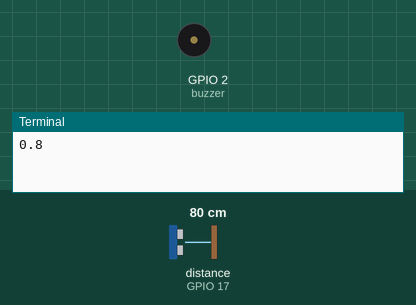
Simulated run of this program. Board: Raspberry Pi (BCM pin numbers). Parts: buzzer (waves = sounding, pin HIGH), the last lines printed to the terminal. Inputs (shaded band) come from the test bench; at power-on: distance to the obstacle (sensor on GPIO 17) 80 cm. The echo pulse lasts 58.3 µs per cm.

Above: at 1.2 s.
1.3 s: distance to the obstacle (sensor on GPIO 17) set to 196 cm
3.6 s: distance to the obstacle (sensor on GPIO 17) set to 204 cm
At 4.9 s:
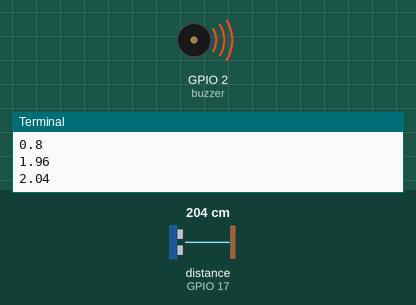
5.9 s: distance to the obstacle (sensor on GPIO 17) set to 2 cm
At 7.6 s:
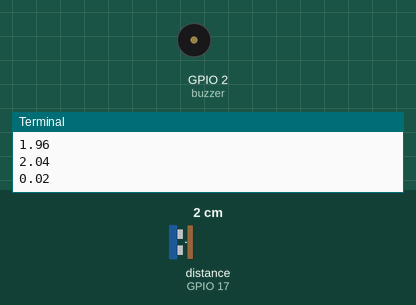
7.9 s: distance to the obstacle (sensor on GPIO 17) set to 250 cm
At 9.2 s:
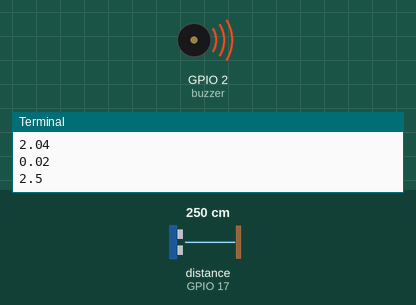
Timing chart, 0 to 10.9 s (numbered marks = the images above; inputs shaded):
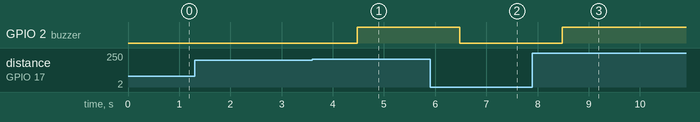

Measured:
- the behaviour switches between 200 and 201 cm on distance to the obstacle (sensor on GPIO 17) (found by bisection; images 0 and 1)
- after the input at 3.6 s, GPIO 2 (buzzer): LOW → HIGH after 0.88 s
- after the input at 5.9 s, GPIO 2 (buzzer): HIGH → LOW after 0.58 s
- after the input at 7.9 s, GPIO 2 (buzzer): LOW → HIGH after 0.58 s

The program:

distance.py
```python
from gpiozero import DistanceSensor, Buzzer
from time import sleep

ultrasonic = DistanceSensor(echo=17, trigger=4, max_distance=20)
buzzer = Buzzer(2)

while True:
	print(ultrasonic.distance)
	if (ultrasonic.distance > 2):
		buzzer.on()
	else:
		buzzer.off()
	sleep(2)
```
